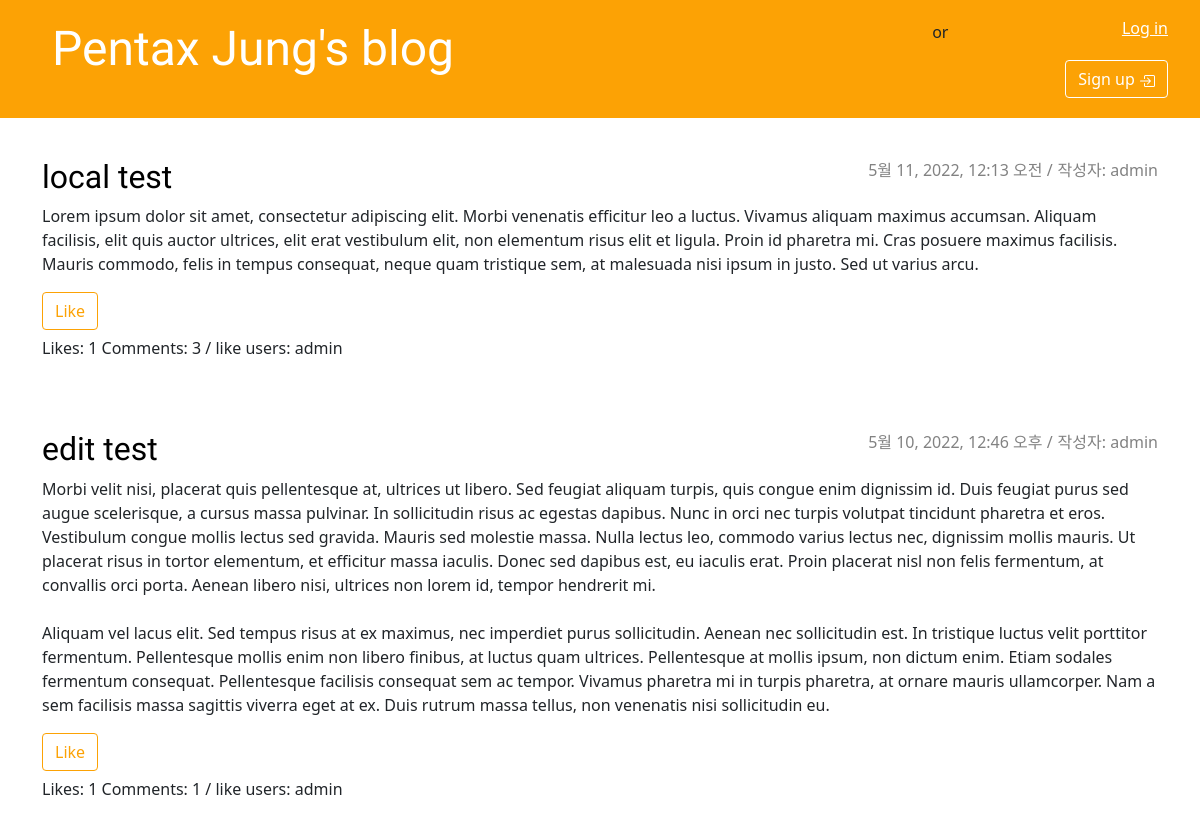
Screenshot of /accounts/ with the database file from the repository.
### blog/models.py (models this page shows, shortened)
class Post(models.Model):
    author = models.ForeignKey(User, on_delete=models.CASCADE)
    title = models.CharField(max_length=200)
    text = models.TextField()
    created_date = models.DateTimeField(default=timezone.now)
    published_date = models.DateTimeField(blank=True, null=True)
    like_users = models.ManyToManyField(User, related_name='like_posts', blank=True, null=True)

class User(AbstractUser):
    pass
    class Meta:
        db_table = 'user'

class Comment(models.Model):
    author = models.ForeignKey(User, on_delete=models.CASCADE)
    post = models.ForeignKey(Post, on_delete=models.CASCADE, related_name='comments')
    text = models.TextField(max_length=1000)
    created_date = models.DateTimeField(default=timezone.now)
    like_users = models.ManyToManyField(User, related_name='like_comments', blank=True, null=True)

### blog/views.py (the view)
# urls.py: path('', views.post_list, name='post_list'),
def post_list(request):
    posts = Post.objects.filter(published_date__lte=timezone.now()).order_by('-published_date')
    return render(request, 'blog/post_list.html', {'posts': posts})

### blog/templates/blog/post_list.html (shortened to what this page needs)
{% extends 'blog/base.html' %}
{% block content %}
    {% for post in posts %}
        <article class="post">
            <p class="post-info">
                작성자: {{ post.author }}
           </p>
            {% if post.published_date %}
                <time class="post-info">
                    {{ post.published_date }} /
                </time>
            {% endif %}
            <h2><a href="{% url 'post_detail' pk=post.pk %}">{{ post.title }}</a></h2>
            <p>{{ post.text|linebreaksbr }}</p>
            <div>
                <form action="{% url 'likes' pk=post.pk %}" method="POST" class="post-footer" style="display: inline-block;">
                {% if user in post.like_users.all %}
                    <button class="mybtn btn-secondary btn-like">
                        Unlike
                    </button>
                {% else %}
                    <button class="mybtn btn-secondary btn-like">Like</button>
                {% endif %}
                </form>
                <p>
                    Likes: {{ post.like_users.all|length }}
                    Comments: {{ post.comments.all|length }}
                    {% if post.like_users.all|length > 0 %}
                        / like users:
                        {% for i in post.like_users.all %}
                            {{ i.username }}
                        {% endfor %}
                    {% endif %}
                </p>
            </div>
        </article>
    {% endfor %}
{% endblock %}

### blog/templates/blog/base.html (shortened to what this page needs)
{% load static %}
<!DOCTYPE html>
<html>
    <head>
        <link rel="stylesheet" href="https://cdn.jsdelivr.net/npm/bootstrap@5.1.3/dist/css/bootstrap.min.css">
        <link rel="stylesheet" href="{% static 'css/blog.css' %}">
    </head>
    <body>
        <header class="page-header">
            <div class="heading container">
                <h1><a href="/">Pentax Jung's blog</a></h1>
                <div class="mybtns">
                    {% if user.is_authenticated %}
                        <p class="top-menu greetings">Hello {{user.username }}!</p>
                        <a href="{% url 'post_new' %}" class="top-menu">
                            <button class="mybtn">New post
                                <svg xmlns="http://www.w3.org/2000/svg" width="16" height="16" fill="currentColor" class="bi bi-file-earmark-plus" viewBox="0 0 16 16">
                                    <path d="M8 6.5a.5.5 0 0 1 .5.5v1.5H10a.5.5 0 0 1 0 1H8.5V11a.5.5 0 0 1-1 0V9.5H6a.5.5 0 0 1 0-1h1.5V7a.5.5 0 0 1 .5-.5z"/>
                                    <path d="M14 4.5V14a2 2 0 0 1-2 2H4a2 2 0 0 1-2-2V2a2 2 0 0 1 2-2h5.5L14 4.5zm-3 0A1.5 1.5 0 0 1 9.5 3V1H4a1 1 0 0 0-1 1v12a1 1 0 0 0 1 1h8a1 1 0 0 0 1-1V4.5h-2z"/>
                                </svg>
                            </button>
                        </a>
                        <a href="{% url 'logout' %}" class="top-menu">
                            <button class="mybtn">Logout
                                <svg xmlns="http://www.w3.org/2000/svg" width="16" height="16" fill="currentColor" class="bi bi-box-arrow-in-left" viewBox="0 0 16 16">
                                  <path fill-rule="evenodd" d="M10 3.5a.5.5 0 0 0-.5-.5h-8a.5.5 0 0 0-.5.5v9a.5.5 0 0 0 .5.5h8a.5.5 0 0 0 .5-.5v-2a.5.5 0 0 1 1 0v2A1.5 1.5 0 0 1 9.5 14h-8A1.5 1.5 0 0 1 0 12.5v-9A1.5 1.5 0 0 1 1.5 2h8A1.5 1.5 0 0 1 11 3.5v2a.5.5 0 0 1-1 0v-2z"/>
                                  <path fill-rule="evenodd" d="M4.146 8.354a.5.5 0 0 1 0-.708l3-3a.5.5 0 1 1 .708.708L5.707 7.5H14.5a.5.5 0 0 1 0 1H5.707l2.147 2.146a.5.5 0 0 1-.708.708l-3-3z"/>
                                </svg>
                            </button>
                        </a>
                    {% else %}
                        <span>
                            <a href="{% url 'login' %}" class="top-menu">Log in</a>
                            <p>
                                or
                            </p>
                            <a href="{% url 'signup' %}" class="top-menu">
                                <button class="mybtn">Sign up
                                </button>
                            </a>
                        </span>
                    {% endif %}
                </div>
            </div>
        </header>
        <main class="content container">
            <div class="row">
                <div class="col">
                    {% block content %}
                    {% endblock %}
                </div>
            </div>
        </main>
    </body>
</html>

### blog/static/css/blog.css (style rules this page uses)
.page-header { background-color: #FCA205; margin-top: 0; margin-bottom: 40px; padding: 20px 20px 20px 40px; }
.page-header h1, .page-header h1 a, .page-header h1 a:visited, .page-header h1 a:active { float: left; color: #ffffff; font-size: 48px; text-decoration: none; }
h1, h2, h3, h4 { font-family: 'Lobster', cursive; }
.heading { display: table; }
.top-menu, .top-menu:hover, .top-menu:visited { display: inline-block; float: right; margin-left: 5px; color: #ffffff; line-height: 1; vertical-align: middle; }
.mybtns { display: table-cell; vertical-align: middle; }
.mybtn { float: right; line-height: 1.5; border: 1px solid transparent; border-radius: 0.25rem; border-color: #FFFFFF; background-color: transparent; padding: 0.375rem 0.75rem; text-align: center; font-size: 1rem; color: #FFFFFF; transition: color .15s ease-in-out, background-color .15s ease-in-out, border-color .15s ease-in-out, box-shadow .15s ease-in-out; }
.post { margin-bottom: 70px; }
.post h2 a, .post h2 a:visited { color: #000000; text-decoration: none; }
.post-info { float: right; color: #828282; margin-left: 5px; }
.post-footer { height: 100%; }
.btn-like { float: left; }
.btn-secondary, .btn-secondary:visited { color: #FCA205; background: none; border-color: #FCA205; }

### rows the page displays
Post: author "admin", published_date "5월 11, 2022, 12:13 오전", title "local test", text "Lorem ipsum dolor sit amet, consectetur adipiscing elit. Morbi venenatis efficitur leo a luctus. Vivamus aliquam maximus accumsan. Aliquam facilisis, elit quis auctor ultrices, elit erat vestibulum elit, non elementum risus elit et ligula. Proin id pharetra mi. Cras posuere maximus facilisis. Mauris commodo, felis in tempus consequat, neque quam tristique sem, at malesuada nisi ipsum in justo. Sed ut varius arcu.", shows "Like", like_users.all|length "1", comments.all|length "3"
User: username "admin"
Post: author "admin", published_date "5월 10, 2022, 12:46 오후", title "edit test", text "Morbi velit nisi, placerat quis pellentesque at, ultrices ut libero. Sed feugiat aliquam turpis, quis congue enim dignissim id. Duis feugiat purus sed augue scelerisque, a cursus massa pulvinar. In sollicitudin risus ac egestas dapibus. Nunc in orci nec turpis volutpat tincidunt pharetra et eros. Vestibulum congue mollis lectus sed gravida. Mauris sed molestie massa. Nulla lectus leo, commodo varius lectus nec, dignissim mollis mauris. Ut placerat risus in tortor elementum, et efficitur massa iaculis. Donec sed dapibus est, eu iaculis erat. Proin placerat nisl non felis fermentum, at convallis orci porta. Aenean libero nisi, ultrices non lorem id, tempor hendrerit mi. Aliquam vel lacus…", shows "Like", like_users.all|length "1", comments.all|length "1"
